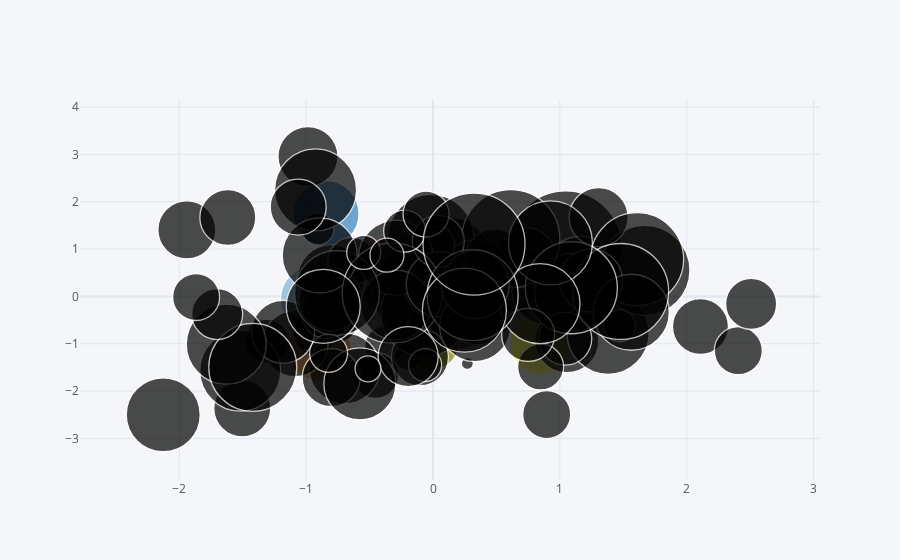

The notebook cell this image was saved under:
### Code cell
df.iplot(kind='bubble',x='A',y='B',size="C")
